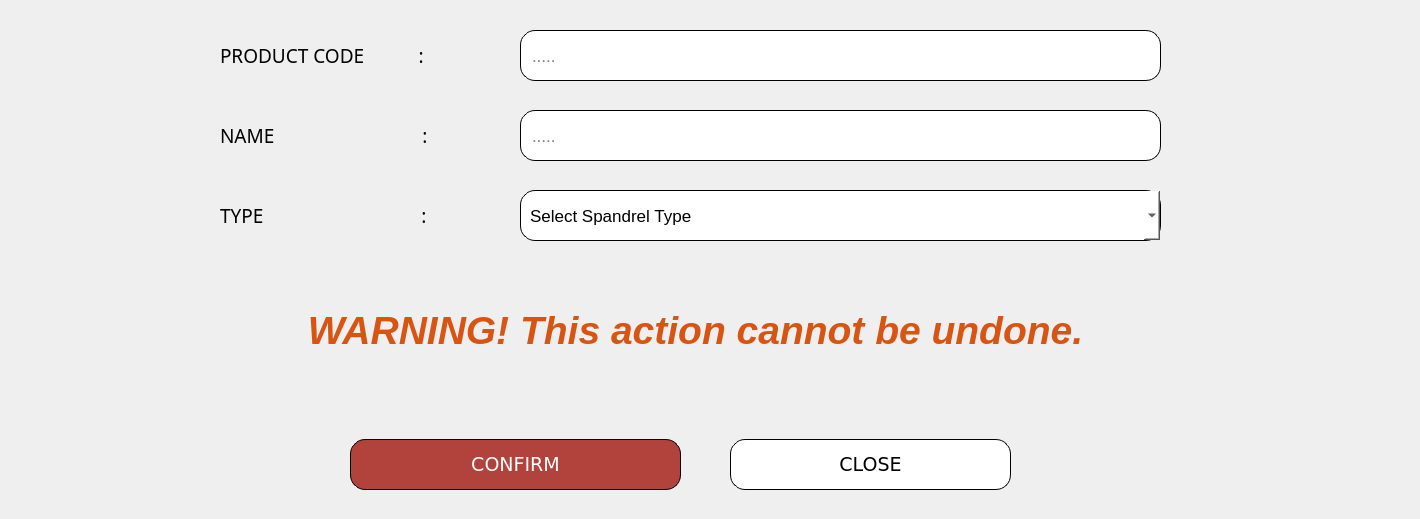
           <widget class="QWidget" name="DELETE_SPANDREL">
            <widget class="QFrame" name="frame_24">
             <property name="geometry">
              <rect>
               <x>-10</x>
               <y>419</y>
               <width>1331</width>
               <height>91</height>
              </rect>
             </property>
             <property name="styleSheet">
              <string notr="true">    background-color: transparent;
</string>
             </property>
             <property name="frameShape">
              <enum>QFrame::StyledPanel</enum>
             </property>
             <property name="frameShadow">
              <enum>QFrame::Raised</enum>
             </property>
             <widget class="QPushButton" name="pushButton_Confirm_SPANDRELdelete">
              <property name="geometry">
               <rect>
                <x>360</x>
                <y>20</y>
                <width>331</width>
                <height>51</height>
               </rect>
              </property>
              <property name="font">
               <font>
                <family>Verdana</family>
                <pointsize>14</pointsize>
               </font>
              </property>
              <property name="styleSheet">
               <string notr="true">    background-color: #b2423c;
    color: white;
    border-radius: 15px;
border: 1px solid #000000; 
    padding: 9px;
font-family: &quot;Verdana&quot;, sans-serif; 
text-align: center;</string>
              </property>
              <property name="text">
               <string>CONFIRM</string>
              </property>
             </widget>
             <widget class="QPushButton" name="pushButton_Close_SPANDRELdelete">
              <property name="geometry">
               <rect>
                <x>740</x>
                <y>20</y>
                <width>281</width>
                <height>51</height>
               </rect>
              </property>
              <property name="font">
               <font>
                <family>Verdana</family>
                <pointsize>14</pointsize>
               </font>
              </property>
              <property name="styleSheet">
               <string notr="true">
/* Default Inactive Button */
QPushButton {
    background-color: #ffffff;
    color: black;
    border-radius: 15px;
border: 1px solid #000000; 
    padding: 9px;
font-family: &quot;Verdana&quot;, sans-serif; 
text-align: center;
}

/* Hover Effect on Inactive Buttons */
QPushButton:hover {
    background-color: #a6a6a6;
    color: white;
}

/* Active Button (Current Page) */
QPushButton#activeButton {
    background-color: #a6a6a6;
    color: white;
}
</string>
              </property>
              <property name="text">
               <string>CLOSE</string>
              </property>
             </widget>
            </widget>
            <widget class="QFrame" name="frame_deletespandrel">
             <property name="geometry">
              <rect>
               <x>-10</x>
               <y>0</y>
               <width>1411</width>
               <height>411</height>
              </rect>
             </property>
             <property name="styleSheet">
              <string notr="true">    background-color: transparent;
</string>
             </property>
             <property name="frameShape">
              <enum>QFrame::StyledPanel</enum>
             </property>
             <property name="frameShadow">
              <enum>QFrame::Raised</enum>
             </property>
             <widget class="QLabel" name="label_93">
              <property name="geometry">
               <rect>
                <x>230</x>
                <y>20</y>
                <width>321</width>
                <height>71</height>
               </rect>
              </property>
              <property name="font">
               <font>
                <family>Poppins Medium</family>
                <pointsize>14</pointsize>
                <weight>50</weight>
                <bold>false</bold>
               </font>
              </property>
              <property name="styleSheet">
               <string notr="true">    background-color: transparent;
</string>
              </property>
              <property name="text">
               <string>PRODUCT CODE           :</string>
              </property>
             </widget>
             <widget class="QLineEdit" name="lineEdit_DeleteSPANDREL_prodCode">
              <property name="geometry">
               <rect>
                <x>530</x>
                <y>30</y>
                <width>641</width>
                <height>51</height>
               </rect>
              </property>
              <property name="font">
               <font>
                <pointsize>13</pointsize>
               </font>
              </property>
              <property name="styleSheet">
               <string notr="true">    background-color: #ffffff;
    color: black;
    border-radius: 15px;
border: 1px solid #000000; 
    padding: 9px;
</string>
              </property>
              <property name="placeholderText">
               <string>.....</string>
              </property>
             </widget>
             <widget class="QLabel" name="label_94">
              <property name="geometry">
               <rect>
                <x>230</x>
                <y>110</y>
                <width>311</width>
                <height>51</height>
               </rect>
              </property>
              <property name="font">
               <font>
                <family>Poppins Medium</family>
                <pointsize>14</pointsize>
                <weight>50</weight>
                <bold>false</bold>
               </font>
              </property>
              <property name="styleSheet">
               <string notr="true">    background-color: transparent;
</string>
              </property>
              <property name="text">
               <string>NAME                              :</string>
              </property>
             </widget>
             <widget class="QLabel" name="label_102">
              <property name="geometry">
               <rect>
                <x>230</x>
                <y>180</y>
                <width>311</width>
                <height>71</height>
               </rect>
              </property>
              <property name="font">
               <font>
                <family>Poppins Medium</family>
                <pointsize>14</pointsize>
                <weight>50</weight>
                <bold>false</bold>
               </font>
              </property>
              <property name="styleSheet">
               <string notr="true">    background-color: transparent;
</string>
              </property>
              <property name="text">
               <string>TYPE                                :</string>
              </property>
             </widget>
             <widget class="QLineEdit" name="lineEdit_25">
              <property name="geometry">
               <rect>
                <x>1030</x>
                <y>460</y>
                <width>371</width>
                <height>51</height>
               </rect>
              </property>
              <property name="styleSheet">
               <string notr="true">    background-color: #ffffff;
    color: black;
    border-radius: 15px;
border: 1px solid #000000; 
    padding: 9px;
font-family: &quot;Verdana&quot;, sans-serif; 
text-align: center;</string>
              </property>
              <property name="placeholderText">
               <string>.....</string>
              </property>
             </widget>
             <widget class="QLineEdit" name="lineEdit_DeleteSPANDREL_Name">
              <property name="geometry">
               <rect>
                <x>530</x>
                <y>110</y>
                <width>641</width>
                <height>51</height>
               </rect>
              </property>
              <property name="font">
               <font>
                <pointsize>13</pointsize>
               </font>
              </property>
              <property name="styleSheet">
               <string notr="true">    background-color: #ffffff;
    color: black;
    border-radius: 15px;
border: 1px solid #000000; 
    padding: 9px;
</string>
              </property>
              <property name="placeholderText">
               <string>.....</string>
              </property>
             </widget>
             <widget class="QLabel" name="label_20">
              <property name="geometry">
               <rect>
                <x>0</x>
                <y>265</y>
                <width>1411</width>
                <height>131</height>
               </rect>
              </property>
              <property name="font">
               <font>
                <family>Arial</family>
                <pointsize>29</pointsize>
                <weight>75</weight>
                <italic>true</italic>
                <bold>true</bold>
               </font>
              </property>
              <property name="styleSheet">
               <string notr="true">    background-color: transparent;
color: #d75413;
</string>
              </property>
              <property name="text">
               <string>WARNING! This action cannot be undone.</string>
              </property>
              <property name="alignment">
               <set>Qt::AlignCenter</set>
              </property>
             </widget>
             <widget class="QComboBox" name="comboBox_DeleteSPANDREL_Type">
              <property name="geometry">
               <rect>
                <x>530</x>
                <y>190</y>
                <width>641</width>
                <height>51</height>
               </rect>
              </property>
              <property name="font">
               <font>
                <pointsize>13</pointsize>
               </font>
              </property>
              <property name="styleSheet">
               <string notr="true">    background-color: #ffffff;
    color: black;
    border-radius: 15px;
border: 1px solid #000000; 
    padding: 9px;
</string>
              </property>
              <item>
               <property name="text">
                <string>Select Spandrel Type</string>
               </property>
              </item>
              <item>
               <property name="text">
                <string>V Cut (Spandrel Type)</string>
               </property>
              </item>
              <item>
               <property name="text">
                <string>Ceiling (Spandrel Type)</string>
               </property>
              </item>
             </widget>
            </widget>
           </widget>
